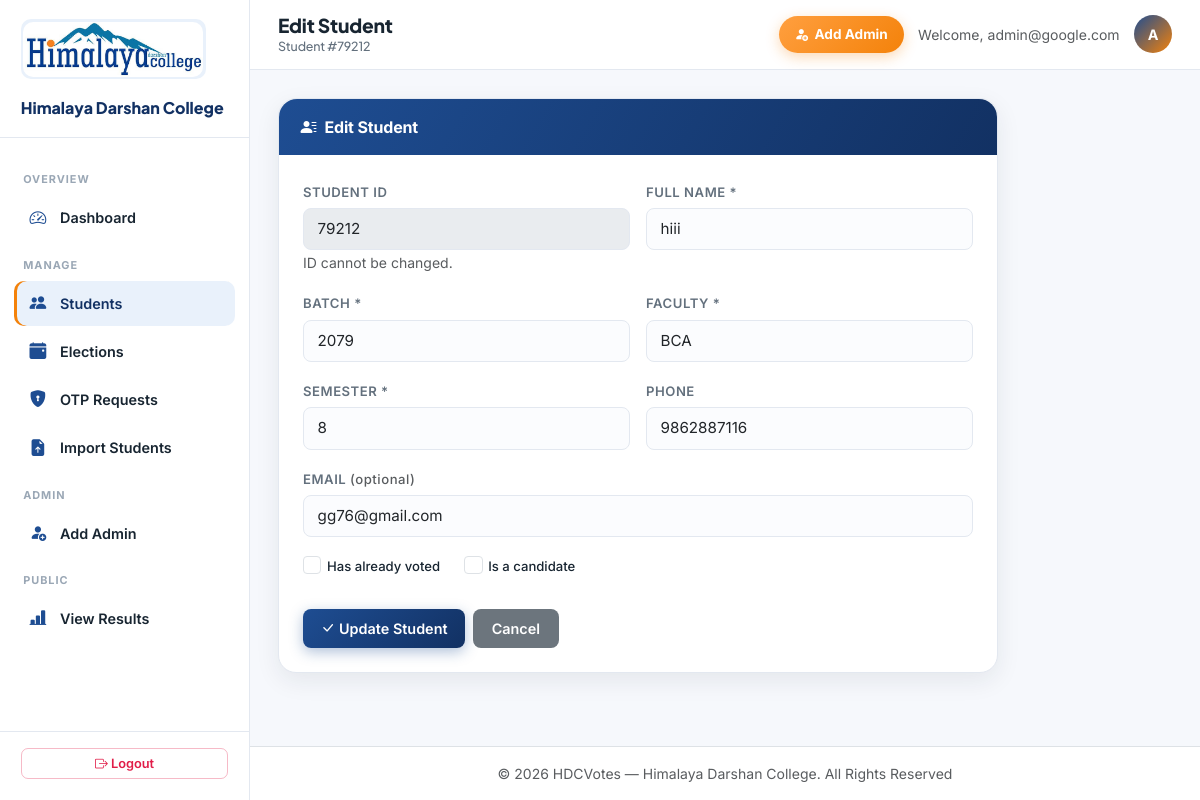
Page /Admin/edit_student.php?id=79212 (signed in) on the committed database.
### tables this page shows
CREATE TABLE `student` (
  `student_id` int(11) NOT NULL,
  `student_name` varchar(100) NOT NULL,
  `student_batch` varchar(20) NOT NULL,
  `student_faculty` varchar(50) NOT NULL,
  `student_semester` int(11) NOT NULL CHECK (`student_semester` between 1 and 8),
  `student_phone` varchar(15) DEFAULT NULL,
  `student_email` varchar(100) DEFAULT NULL,
  `student_otp` varchar(6) DEFAULT NULL,
  `voting_status` tinyint(1) DEFAULT 0,
  `is_candidate` tinyint(1) DEFAULT 0,
  `is_present` tinyint(1) NOT NULL DEFAULT 0
);

### Admin/edit_student.php (the view, shortened to what this page needs)
<?php
require_once '../Database/db_connect.php';
$student_id = isset($_GET['id']) ? intval($_GET['id']) : 0;
$stmt = $conn->prepare("SELECT * FROM student WHERE student_id = ?");
$stmt->bind_param("i", $student_id);
$stmt->execute();
$result = $stmt->get_result();
$student = $result->fetch_assoc();
include 'header.php';
?>
<div class="card shadow" style="max-width:720px;">
    <div class="card-header bg-primary text-white"><i class="bi bi-person-lines-fill me-2"></i>Edit Student</div>
    <div class="card-body">
        <form method="POST">
            <div class="row g-3">
                <div class="col-md-6">
                    <label>Student ID</label>
                    <input type="text" class="form-control" value="<?= htmlspecialchars($student['student_id']) ?>" disabled>
                    <small class="text-muted">ID cannot be changed.</small>
                </div>
                <div class="col-md-6">
                    <label>Full Name *</label>
                    <input type="text" name="student_name" class="form-control" value="<?= htmlspecialchars($student['student_name']) ?>" required>
                </div>
                <div class="col-md-6">
                    <label>Batch *</label>
                    <input type="text" name="student_batch" class="form-control" value="<?= htmlspecialchars($student['student_batch']) ?>" required>
                </div>
                <div class="col-md-6">
                    <label>Faculty *</label>
                    <input type="text" name="student_faculty" class="form-control" value="<?= htmlspecialchars($student['student_faculty']) ?>" required>
                </div>
                <div class="col-md-6">
                    <label>Semester *</label>
                    <input type="number" name="student_semester" class="form-control" min="1" max="8" value="<?= htmlspecialchars($student['student_semester']) ?>" required>
                </div>
                <div class="col-md-6">
                    <label>Phone</label>
                    <input type="text" name="student_phone" class="form-control" value="<?= htmlspecialchars($student['student_phone']) ?>">
                </div>
                <div class="col-12">
                    <label>Email <span class="text-muted" style="text-transform:none;font-weight:500;">(optional)</span></label>
                    <input type="email" name="student_email" class="form-control" value="<?= htmlspecialchars($student['student_email'] ?? '') ?>">
                </div>
            </div>
            <div class="d-flex flex-wrap gap-4 mt-3">
                <div class="form-check">
                    <input type="checkbox" name="voting_status" class="form-check-input" id="votingStatus" <?= $student['voting_status'] ? 'checked' : '' ?>>
                    <label class="form-check-label" for="votingStatus">Has already voted</label>
                </div>
                <div class="form-check">
                    <input type="checkbox" name="is_candidate" class="form-check-input" id="isCandidate" <?= $student['is_candidate'] ? 'checked' : '' ?>>
                    <label class="form-check-label" for="isCandidate">Is a candidate</label>
                </div>
            </div>
            <div class="d-flex gap-2 mt-4">
                <button type="submit" class="btn btn-primary"><i class="bi bi-check-lg me-1"></i>Update Student</button>
                <a href="home.php?section=students" class="btn btn-secondary">Cancel</a>
            </div>
        </form>
    </div>
</div>
<?php include 'footer.php'; ?>

### assets/css/custom.css (style rules this page uses)
:root { --primary:#ffffff; --primary-tint:#f6f8fc; --primary-shade:#eef1f6; --secondary:#1e4d92; --secondary-dark:#123163; --secondary-light:#3f74b8; --secondary-soft:#e9f1fb; --tertiary:#f4820a; --tertiary-dark:#c96600; --tertiary-light:#ff9f3f; --tertiary-soft:#fff1e0; --success:#16a34a; --danger:#e11d48; --warning:#d97706; --primary-brand:var(--secondary); --primary-dark:var(--secondary-dark); --primary-light:var(--secondary-light); --accent:var(--tertiary); --ink:#182531; --muted:#63707d; --border:#e3e8f0; --bg:var(--primary-tint); --card:var(--primary); --sidebar-from:#ffffff; --sidebar-to:#ffffff; --radius-lg:18px; --radius-md:12px; --radius-sm:8px; --shadow-sm:0 1px 3px rgba(24,37,49,0.06); --shadow-md:0 8px 24px rgba(24,37,49,0.08); --shadow-lg:0 20px 50px rgba(24,37,49,0.16); }
* { box-sizing:border-box; }
html, body { background:var(--bg); color:var(--ink); font-family:'Inter','Plus Jakarta Sans',-apple-system,BlinkMacSystemFont,sans-serif; -webkit-font-smoothing:antialiased; }
a { color:var(--secondary); text-decoration:none; }
.btn { border-radius:var(--radius-sm); font-weight:600; font-size:0.9rem; padding:0.5rem 1.1rem; transition:all .18s ease; border:1px solid transparent; }
.btn-primary { background:linear-gradient(135deg,var(--secondary),var(--secondary-dark)); border:none; color:#fff; box-shadow:0 4px 14px rgba(30,77,146,0.35); }
.btn-secondary, .btn-outline-secondary { border-radius:var(--radius-sm); }
.card { border:1px solid var(--border); border-radius:var(--radius-lg); box-shadow:var(--shadow-sm); background:var(--card); }
.card-header { border-radius:var(--radius-lg) var(--radius-lg) 0 0 !important; border-bottom:none; font-weight:700; padding:1rem 1.35rem; letter-spacing:-0.01em; }
.card-header.bg-primary { background:linear-gradient(120deg,var(--secondary),var(--secondary-dark)) !important; }
.card-body { padding:1.5rem; }
.card.shadow { box-shadow:var(--shadow-md) !important; }
label { font-weight:600; font-size:0.82rem; color:var(--muted); text-transform:uppercase; letter-spacing:.04em; margin-bottom:.35rem; display:inline-block; }
.form-control, .form-select { border-radius:var(--radius-sm); border:1.5px solid var(--border); padding:0.55rem 0.85rem; font-size:0.95rem; transition:all .15s ease; background:#fbfcfe; }
.form-check-input { border-radius:5px; width:1.15em; height:1.15em; margin-top:0.15em; }
.form-check-label { text-transform:none; font-weight:500; color:var(--ink); letter-spacing:0; }
.bg-primary { background:linear-gradient(120deg,var(--secondary),var(--secondary-dark)) !important; }

### rows in the picture
student: student_id "79212", student_name "hiii", student_batch "2079", student_faculty "BCA", student_semester "8", student_phone "9862887116", student_email "gg76@gmail.com"

### other values in the picture
$pageTitle "Edit Student"
$pageSubtitle "Student #79212"
$adminEmail "admin@google.com"
$adminInitial "A"
